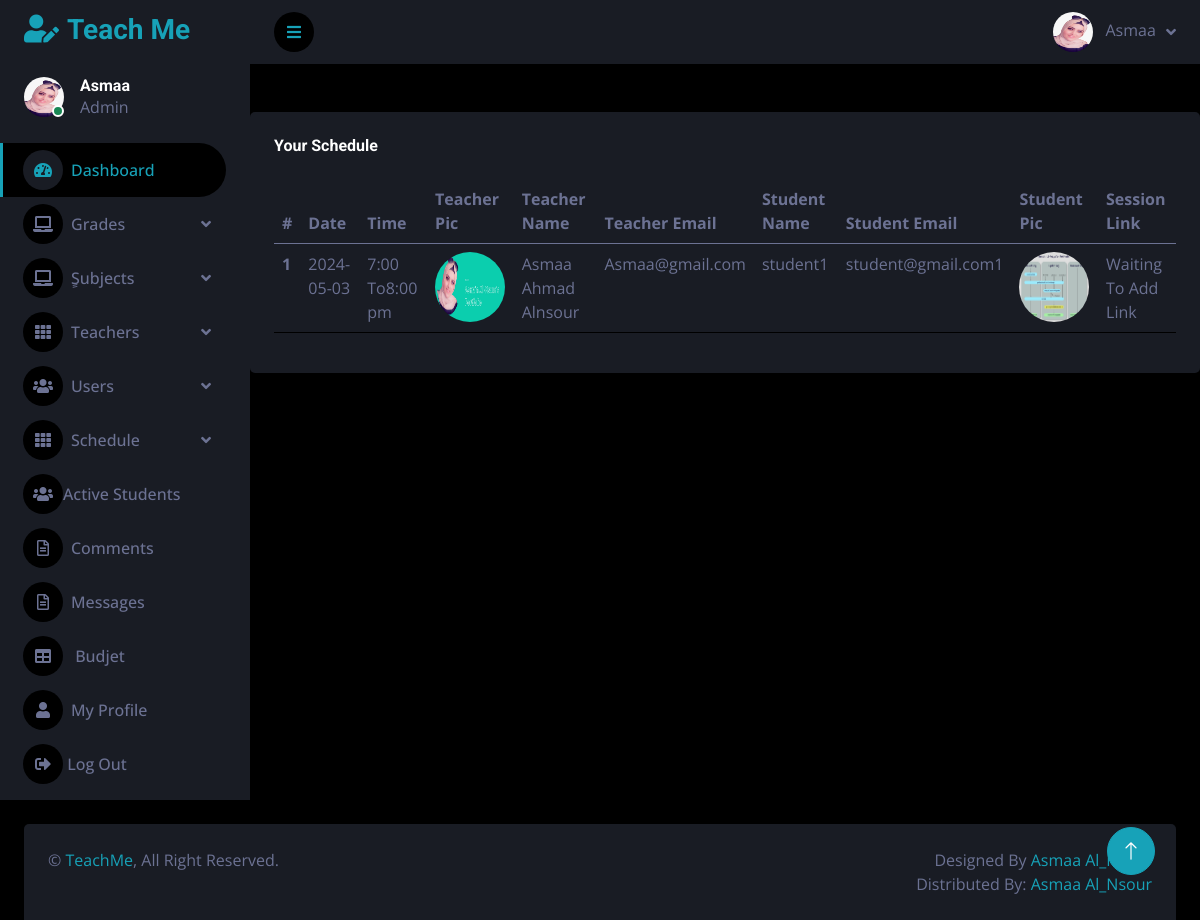
The page /Source Code/private_online_sessions/admin_area/index.php?view_schedule (signed in) on the database its author committed.
### tables this page shows
CREATE TABLE `users` (
  `id` int(11) NOT NULL,
  `full_name` varchar(255) NOT NULL,
  `email` varchar(255) NOT NULL,
  `age` int(11) NOT NULL,
  `password` varchar(255) NOT NULL,
  `phone` varchar(50) NOT NULL,
  `user_type` varchar(50) NOT NULL DEFAULT 'user',
  `address` varchar(255) NOT NULL,
  `profile_pic` varchar(255) NOT NULL,
  `subject` varchar(255) DEFAULT NULL,
  `delete_user` int(11) NOT NULL DEFAULT 1
);

CREATE TABLE `booking` (
  `id` int(11) NOT NULL,
  `user_id` int(11) NOT NULL,
  `teacher_id` int(11) NOT NULL,
  `time_id` int(11) NOT NULL,
  `card_number` int(30) NOT NULL,
  `earnings` int(11) NOT NULL DEFAULT 0,
  `link` varchar(255) NOT NULL DEFAULT '0',
  `delete_session` int(11) NOT NULL DEFAULT 1
);

CREATE TABLE `available_time` (
  `id` int(11) NOT NULL,
  `teacher_id` int(11) NOT NULL,
  `date` date NOT NULL,
  `time` int(11) NOT NULL,
  `am_pm` varchar(30) NOT NULL,
  `available` int(11) NOT NULL DEFAULT 1,
  `delete_unavailable` int(11) NOT NULL DEFAULT 1
);

CREATE TABLE `teachers` (
  `id` int(11) NOT NULL,
  `full_name` varchar(255) NOT NULL,
  `phone` varchar(15) NOT NULL,
  `email` varchar(150) NOT NULL,
  `password` varchar(11) NOT NULL,
  `subject_id` int(11) NOT NULL,
  `address` varchar(255) NOT NULL,
  `age` int(11) NOT NULL,
  `image` varchar(255) NOT NULL,
  `degree` varchar(255) NOT NULL,
  `degree_file` varchar(255) NOT NULL,
  `experience` varchar(255) NOT NULL,
  `experience_file` varchar(255) NOT NULL,
  `approval` int(11) NOT NULL DEFAULT 0 COMMENT '0 is not approved',
  `suspend` int(11) NOT NULL DEFAULT 1 COMMENT '0 is suspended',
  `delete_teacher` int(11) NOT NULL DEFAULT 1 COMMENT '0 is Deleted'
);

### Source Code/private_online_sessions/admin_area/view_schedule.php (the view, shortened to what this page needs)
<?php
$get_b = "SELECT * FROM `booking` JOIN `available_time`
WHERE booking.delete_session=1 AND booking.time_id=available_time.id AND CURDATE()<=available_time.date
ORDER BY `available_time`.`date` ASC ";
?>
<br>
<br>
<div class="col-12">
                        <div class="bg-secondary rounded h-100 p-4">
                            <h6 class="mb-4">Your Schedule</h6>
                            <div class="table-responsive">
                                <table class="table">
                                    <thead>
                                        <tr>
                                            <th scope="col">#</th>
                                            <th scope="col">Date</th>
                                            <th scope="col">Time</th>
                                            <th scope="col">Teacher Pic</th>
                                            <th scope="col">Teacher Name</th>
                                            <th scope="col">Teacher Email</th>
                                            <th scope="col">Student Name</th>
                                            <th scope="col">Student Email</th>
                                            <th scope="col">Student Pic</th>
                                            <th scope="col">Session Link </th>
                                        </tr>
                                    </thead>
                                    <tbody>
                                    <?php
                      $x=1;
                      if ($result = $con->query($get_b) ) {
                          while($row = $result->fetch_assoc() ){
                            $student_id =$row['user_id'];
                            $get_student = "SELECT * FROM `users` WHERE id=$student_id ";
                            $run_student = mysqli_query($con,$get_student);
$row_student=mysqli_fetch_array($run_student);
$teacher_id =$row['teacher_id'];
$get_teacher = "SELECT * FROM `teachers` WHERE id=$teacher_id ";
$run_teacher = mysqli_query($con,$get_teacher);
$row_teacher=mysqli_fetch_array($run_teacher);
                          ?>
                                        <tr>
                                            <th scope="row"><?php echo $x ?></th>
                                            <td><?php echo $row['date'] ?></td>
                                            <td><?php echo $row['time'].':00 To' .$row['time']+1 .':00 '.$row['am_pm']?></td>
                                            <td>  <img
                class="rounded-circle"
                src="<?php if ($row_teacher['image']==null){echo './img/about-2.jpg';}else{echo '../admin_area/user_image/'.$row_teacher['image'];}  ?>"
                style="width: 70px; height: 70px"
                alt="Image"
              /></td>
                                            <td><?php echo $row_teacher['full_name']?></td>
                                            <td><?php echo $row_teacher['email']?></td>
                                            <td><?php echo $row_student['full_name']?></td>
                                            <td><?php echo $row_student['email']?></td>
                                            <td>  <img
                class="rounded-circle"
                src="<?php if ($row_student['profile_pic']==null){echo './img/about-2.jpg';}else{echo '../admin_area/user_image/'.$row_student['profile_pic'];}  ?>"
                style="width: 70px; height: 70px"
                alt="Image"
              /></td>
              <td><?php if ($row['link']==0){ echo 'Waiting To Add Link';}else{echo $row['link'];} ?></td>
                                        </tr>
                                        <?php
                                            $x=$x+1;
                                        }}
                                        ?>
                                    </tbody>
                                </table>
                            </div>
                        </div>
                    </div>
                </div>
            </div>

### Source Code/private_online_sessions/admin_area/sidebar.php (shortened to what this page needs)
<?php
include("includes/db.php");
if(!isset($_SESSION['admin_email'])){
echo "<script>window.open('../dashboard/login.php','_self')</script>";
}
else {
    $email=$_SESSION['admin_email'];
    $get_admin = "SELECT * FROM users WHERE email ='$email'";
    $run_admin = mysqli_query($con,$get_admin);
    $row_admin = mysqli_fetch_array($run_admin);
?>
<body>
    <div class="container-fluid position-relative d-flex p-0">
        <div class="sidebar pe-4 pb-3">
            <nav class="navbar bg-secondary navbar-dark">
                <a href="index.php?dashboard" class="navbar-brand mx-4 mb-3">
                    <h3 class="text-primary"><i class="fa fa-user-edit me-2"></i>Teach Me</h3>
                </a>
                <div class="d-flex align-items-center ms-4 mb-4">
                    <div class="position-relative">
                        <img class="rounded-circle" src="../admin_area/user_image/<?php echo $row_admin['profile_pic']; ?>" alt="" style="width: 40px; height: 40px;">
                        <div class="bg-success rounded-circle border border-2 border-white position-absolute end-0 bottom-0 p-1"></div>
                    </div>
                    <div class="ms-3">
                        <h6 class="mb-0"><?php echo $row_admin['full_name'] ;?></h6>
                        <span>Admin</span>
                    </div>
                </div>
                <div class="navbar-nav w-100">
                <a href="index.php?dashboard" class="nav-item nav-link active"><i class="fa fa-tachometer-alt me-2"></i>Dashboard</a>
                <div class="nav-item dropdown">
                        <a href="#" class="nav-link dropdown-toggle" data-bs-toggle="dropdown"><i class="fa fa-laptop me-2"></i>Grades</a>
                    </div>
                <div class="nav-item dropdown">
                        <a href="#" class="nav-link dropdown-toggle" data-bs-toggle="dropdown"><i class="fa fa-laptop me-2"></i>ٍSubjects</a>
                    </div>
                    <div class="nav-item dropdown">
                        <a href="#" class="nav-link dropdown-toggle" data-bs-toggle="dropdown"><i class="fa fa-th me-2"></i>Teachers</a>
                    </div>
                    <div class="nav-item dropdown">
                        <a href="#" class="nav-link dropdown-toggle" data-bs-toggle="dropdown"><i class="fa fa-users me-2"></i>Users</a>
                    </div>
                    <div class="nav-item dropdown">
                <a href="#" class="nav-link dropdown-toggle" data-bs-toggle="dropdown"><i class="fa fa-th me-2"></i>Schedule</a>
                </div>
                    <a href="index.php?student" class="nav-item nav-link"><i class="fas fa-users"></i>Active Students</a>
                    <a href="index.php?comment" class="nav-item nav-link"><i class="far fa-file-alt me-2"></i>Comments</a>
                    <a href="index.php?message" class="nav-item nav-link"><i class="far fa-file-alt me-2"></i>Messages</a>
                                   <a href="index.php?budjet" class="nav-item nav-link"><i class="fa fa-table me-2"></i> Budjet</a>
                    <a href="index.php?user_profile=<?php echo $id; ?>" class="nav-item nav-link"><i class="fa fa-user me-2"></i>My Profile</a>
                    <a href="index.php?logout" class="nav-item nav-link"><i class="fas fa-sign-out-alt"></i>  Log Out</a>
                </div>
            </nav>
        </div>
        <div class="content">
            <nav class="navbar navbar-expand bg-secondary navbar-dark sticky-top px-4 py-0">
                <a href="#" class="sidebar-toggler flex-shrink-0">
                    <i class="fa fa-bars"></i>
                </a>
                <div class="navbar-nav align-items-center ms-auto">
                    <div class="nav-item dropdown">
                    <div class="nav-item dropdown">
                        <a href="#" class="nav-link dropdown-toggle" data-bs-toggle="dropdown">
                            <img class="rounded-circle me-lg-2" src="../admin_area/user_image/<?php echo $row_admin['profile_pic']; ?>" alt="" style="width: 40px; height: 40px;">
                            <span class="d-none d-lg-inline-flex"><?php echo $row_admin['full_name'] ;?></span>
                        </a>
                    </div>
                </div>
            </nav>
        <?php
 }
  ?>

### Source Code/private_online_sessions/admin_area/css/style.css (style rules this page uses)
:root { --primary: #17A2B8; --secondary: #191C24; --light: #6C7293; --dark: #000000; }
.sidebar { position: fixed; top: 0; left: 0; bottom: 0; width: 250px; height: 100vh; overflow-y: auto; background: var(--secondary); transition: 0.5s; z-index: 999; }
.content { margin-left: 250px; min-height: 100vh; background: var(--dark); transition: 0.5s; }
@media (min-width: 992px) { .sidebar { margin-left: 0; } }
@media (min-width: 992px) { .content { width: calc(100% - 250px); } }
.sidebar .navbar .navbar-nav .nav-link { padding: 7px 20px; color: var(--light); font-weight: 500; border-left: 3px solid var(--secondary); border-radius: 0 30px 30px 0; outline: none; }
.sidebar .navbar .navbar-nav .nav-link:hover, .sidebar .navbar .navbar-nav .nav-link.active { color: var(--primary); background: var(--dark); border-color: var(--primary); }
.sidebar .navbar .navbar-nav .nav-link i { width: 40px; height: 40px; display: inline-flex; align-items: center; justify-content: center; background: var(--dark); border-radius: 40px; }
.sidebar .navbar .navbar-nav .nav-link:hover i, .sidebar .navbar .navbar-nav .nav-link.active i { background: var(--secondary); }
.sidebar .navbar .dropdown-toggle::after { position: absolute; top: 15px; right: 15px; border: none; content: "\f107"; font-family: "Font Awesome 5 Free"; font-weight: 900; transition: .5s; }
.content .navbar .navbar-nav .nav-link { margin-left: 25px; padding: 12px 0; color: var(--light); outline: none; }
.content .navbar .sidebar-toggler, .content .navbar .navbar-nav .nav-link i { width: 40px; height: 40px; display: inline-flex; align-items: center; justify-content: center; background: var(--dark); border-radius: 40px; }
.content .navbar .dropdown-toggle::after { margin-left: 6px; vertical-align: middle; border: none; content: "\f107"; font-family: "Font Awesome 5 Free"; font-weight: 900; transition: .5s; }

### rows shown on the page
users: profile_pic (picture), full_name "Asmaa"
booking: time.date "2024-05-03", time.time "7", $row['time']+1 "8", time.am_pm "pm", teacher.image (picture), teacher.full_name "Asmaa Ahmad Alnsour", teacher.email "Asmaa@gmail.com", user.full_name "student1", user.email "student@gmail.com1", user.profile_pic (picture), link "Waiting To Add Link"
